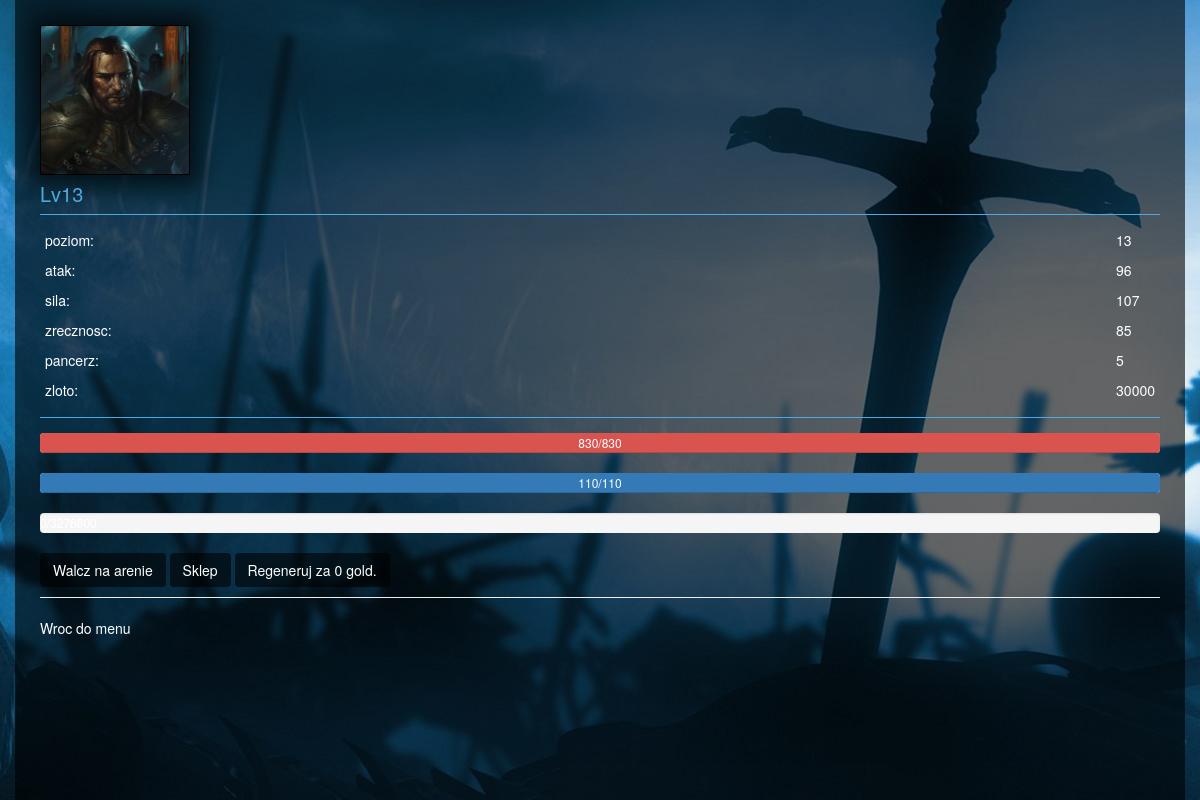
The page /player/5/ on the database as committed earlier.
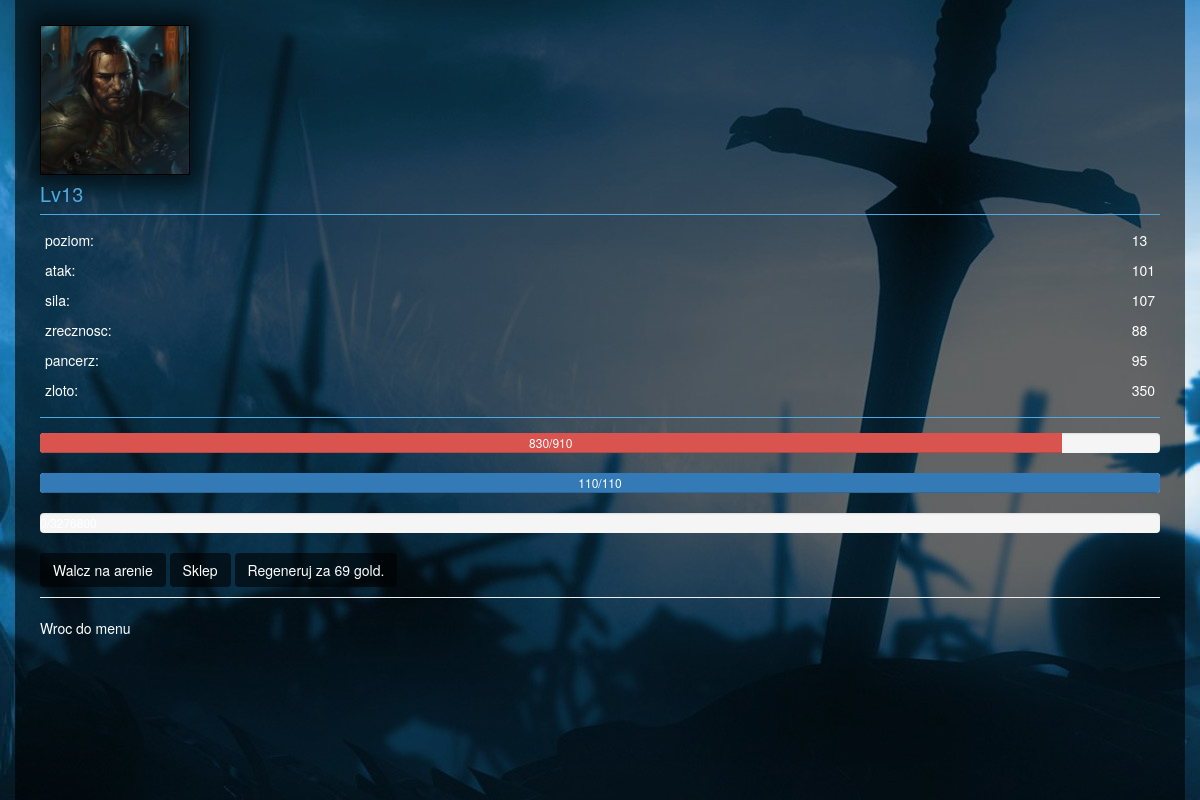
The same page on the database as committed later.
### project/models.py (models this page shows, shortened)
class Player(models.Model):
    name = models.CharField(max_length=40)
    level = models.IntegerField()
    experience = models.IntegerField()
    requiredexp = models.IntegerField()
    strength = models.IntegerField()
    agility = models.IntegerField()
    maxhealth = models.IntegerField()
    health = models.IntegerField()
    attack = models.IntegerField()
    maxmana = models.IntegerField()
    mana = models.IntegerField()
    classname = models.ForeignKey(ClassName)
    armorid = models.ForeignKey(ArmorItem)
    bonus_attack = models.IntegerField()
    bonus_agility = models.IntegerField()
    bonus_health = models.IntegerField()
    isarmordamaged = models.BooleanField()
    gold = models.IntegerField()
    dot_damage = models.IntegerField()
    dot_rounds = models.IntegerField()
    small_elixir = models.IntegerField()
    medium_elixir = models.IntegerField()
    big_elixir = models.IntegerField()
    ultimate_elixir = models.IntegerField()

### player/views.py (the view)
def index(request, p):
    gamer = Player.objects.get(pk=p)
    gold_to_pay = int(round(((float(gamer.maxhealth) - float(gamer.health))/15.0
                        + (float(gamer.maxmana) - float(gamer.mana))/7.0) * (float(gamer.level)), 0))
    return render(request, 'player/index.html', {
        'p': gamer,
        'armor': ArmorItem.objects.get(name=gamer.armorid).value,
        'pay': int(gold_to_pay),
        'health': gamer.health * 100 / gamer.maxhealth,
        'mana': gamer.mana * 100 / gamer.maxmana,
    })

### project/models.py (called while the page is built)
    def __unicode__(self):
        return self.name

    def __unicode__(self):
        return self.name

### templates/player/index.html (shortened to what this page needs)
{% extends 'layout.html' %}
{% block content %}
    <div id="this">
        {% include 'shop/regen.html'%}
    </div>
{% endblock %}

### templates/fight/partial_view_player.html (shortened to what this page needs)
{% load staticfiles %}
    <div class="player_portrait">
        {%if p.classname|stringformat:"s"  == "Warrior"%}
            <img src="{% static 'css/content/warrior.jpg' %}" height="100%", width="100%">
        {%elif p.classname|stringformat:"s"  == "Thief"%}
            <img src="{% static 'css/content/thief.jpg' %}" height="100%", width="100%">
        {%elif p.classname|stringformat:"s"  == "Tankozord"%}
            <img src="{% static 'css/content/tank.jpg' %}" height="100%", width="100%">
        {% endif %}
    </div>
    <div class="player_name">
        {{p.name}}
    </div>
    <div class="player_stats">
        <div class="column_left">
            <p>poziom:</p>
            <p>atak:</p>
            <p>sila:</p>
            <p>zrecznosc:</p>
            <p>pancerz:</p>
            <p>zloto:</p>
        </div>
        <div class="column_right">
            <p>{{p.level}}</p>
            <p>{{p.attack}}</p>
            <p>{{p.strength}}</p>
            <p>{{p.agility}}</p>
            <p>{{armor}}</p>
            <p>{{p.gold}}</p>
        </div>
    </div>
    <div class="progress">
        <div id="player-health" class="progress-bar progress-bar-danger" role="progressbar" aria-valuenow="100" aria-valuemin="0" aria-valuemax="100" style="width: 100%;">
            {{p.health}}/{{p.maxhealth}}
        </div>
    </div>
    <div class="progress">
        <div id="player-mana" class="progress-bar"  role="progressbar" aria-valuenow="100" aria-valuemin="0" aria-valuemax="100" style="width: 100%">
            {{p.mana}}/{{p.maxmana}}
        </div>
    </div>
    <div class="progress">
    </div>

Rows that differ between the two databases and show on the page:
changed Player "Lv13": attack "96" → "101"; agility "85" → "88"; gold "30000" → "350"; maxhealth "830" → "910"
Other text that changed with them:
{{ armor }}: "5" → "95"
{{ pay }}: "0" → "69"
